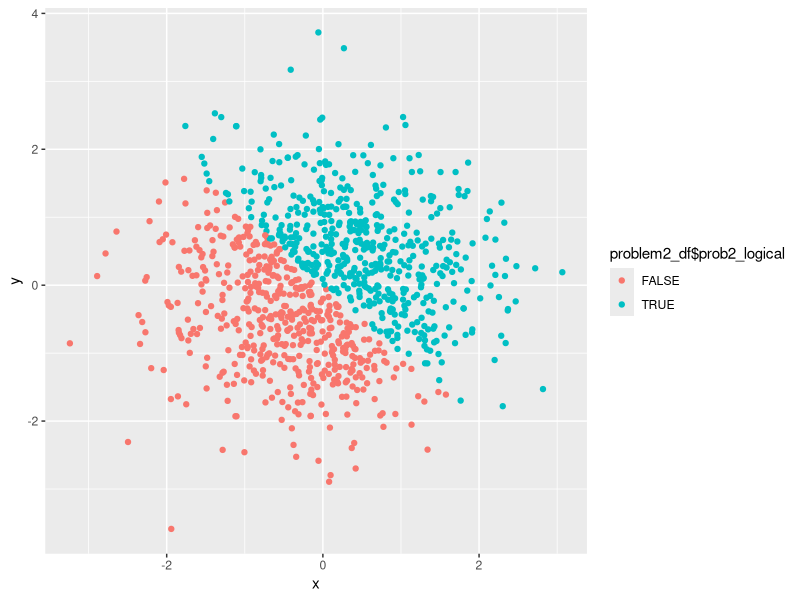
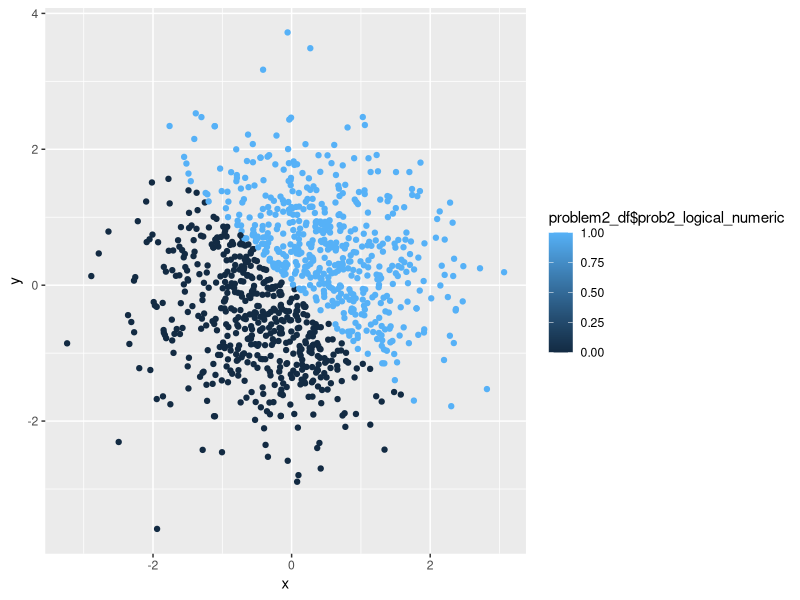
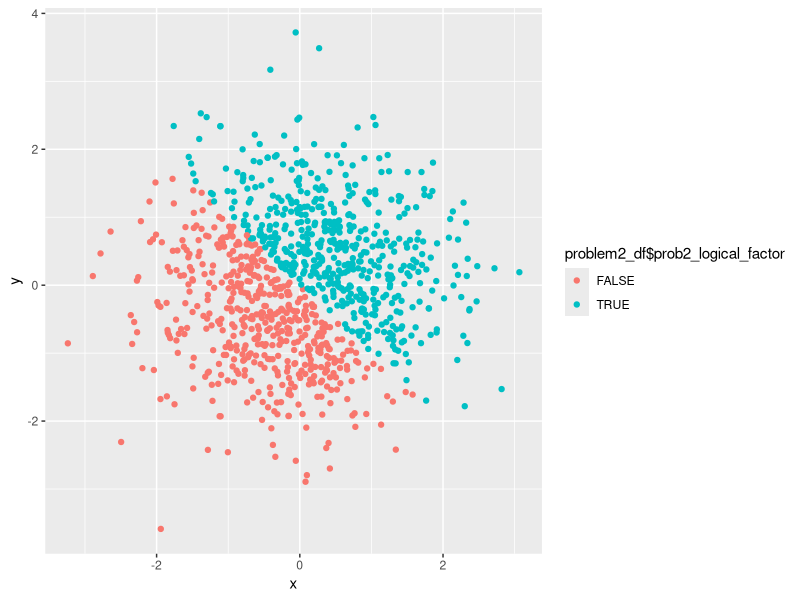
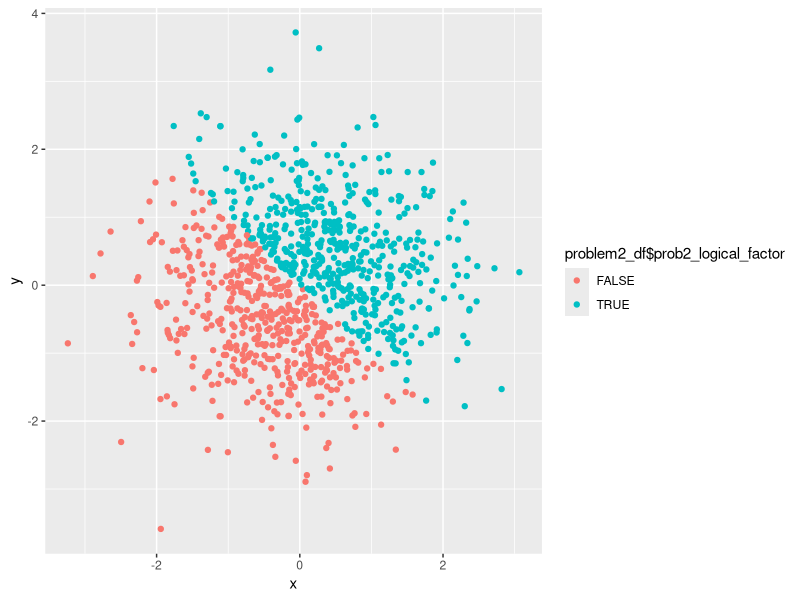

Write the R code that produced these figures, in order.
## ---- chunk 1

library(tidyverse)

## ---- chunk 2
problem1_df = tibble(
  prob1_random_sample = runif(10,0,5),
  prob1_logical = prob1_random_sample > 2,
  prob1_character = c("boy", "girl", "boy","boy", "girl","boy", "girl","boy", "girl","boy"),
  prob1_factor = factor(prob1_character)
)
## ---- chunk 3
  prob1_logical_numeric = as.numeric(problem1_df$prob1_logical) 
  prob1_character_numeric = as.numeric(problem1_df$prob1_character)
  prob1_factor_numeric = as.numeric(problem1_df$prob1_factor)
## ---- chunk 4
    prob1_char_factor_numeric = as.numeric(as.factor(problem1_df$prob1_character))
    prob1_factor_char_numeric = as.numeric(as.character(problem1_df$prob1_factor))
## ---- chunk 5
problem2_df = tibble(
  x = rnorm(1000),
  y = rnorm(1000),
  prob2_logical = x + y > 0,
  prob2_logical_numeric = as.numeric(prob2_logical),
  prob2_logical_factor = factor(prob2_logical)
)
## ---- chunk 6
ggplot(problem2_df, aes(x = x, y = y, color = problem2_df$prob2_logical)) + geom_point()
## ---- chunk 7
ggplot(problem2_df, aes(x = x, y = y, color = problem2_df$prob2_logical_numeric)) + geom_point()
## ---- chunk 8
ggplot(problem2_df, aes(x = x, y = y, color = problem2_df$prob2_logical_factor)) + geom_point()
## ---- chunk 9
ggsave("./prob2_first_scatter_plot.pdf", height = 4, width = 6)
